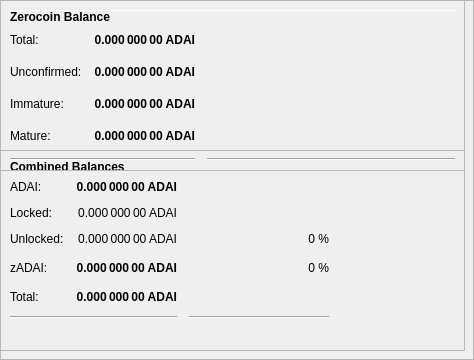
        <widget class="QFrame" name="frameObfuscation">
         <property name="minimumSize">
          <size>
           <width>0</width>
           <height>350</height>
          </size>
         </property>
         <property name="layoutDirection">
          <enum>Qt::LeftToRight</enum>
         </property>
         <property name="frameShape">
          <enum>QFrame::StyledPanel</enum>
         </property>
         <property name="frameShadow">
          <enum>QFrame::Raised</enum>
         </property>
         <widget class="QPushButton" name="runAutoDenom">
          <property name="geometry">
           <rect>
            <x>251</x>
            <y>17</y>
            <width>1</width>
            <height>1</height>
           </rect>
          </property>
          <property name="palette">
           <palette>
            <active>
             <colorrole role="WindowText">
              <brush brushstyle="SolidPattern">
               <color alpha="255">
                <red>0</red>
                <green>0</green>
                <blue>0</blue>
               </color>
              </brush>
             </colorrole>
             <colorrole role="Button">
              <brush brushstyle="SolidPattern">
               <color alpha="255">
                <red>239</red>
                <green>238</green>
                <blue>238</blue>
               </color>
              </brush>
             </colorrole>
             <colorrole role="Light">
              <brush brushstyle="SolidPattern">
               <color alpha="255">
                <red>255</red>
                <green>255</green>
                <blue>255</blue>
               </color>
              </brush>
             </colorrole>
             <colorrole role="Midlight">
              <brush brushstyle="SolidPattern">
               <color alpha="255">
                <red>247</red>
                <green>246</green>
                <blue>246</blue>
               </color>
              </brush>
             </colorrole>
             <colorrole role="Dark">
              <brush brushstyle="SolidPattern">
               <color alpha="255">
                <red>119</red>
                <green>119</green>
                <blue>119</blue>
               </color>
              </brush>
             </colorrole>
             <colorrole role="Mid">
              <brush brushstyle="SolidPattern">
               <color alpha="255">
                <red>159</red>
                <green>159</green>
                <blue>159</blue>
               </color>
              </brush>
             </colorrole>
             <colorrole role="Text">
              <brush brushstyle="SolidPattern">
               <color alpha="255">
                <red>0</red>
                <green>0</green>
                <blue>0</blue>
               </color>
              </brush>
             </colorrole>
             <colorrole role="BrightText">
              <brush brushstyle="SolidPattern">
               <color alpha="255">
                <red>255</red>
                <green>255</green>
                <blue>255</blue>
               </color>
              </brush>
             </colorrole>
             <colorrole role="ButtonText">
              <brush brushstyle="SolidPattern">
               <color alpha="255">
                <red>0</red>
                <green>0</green>
                <blue>0</blue>
               </color>
              </brush>
             </colorrole>
             <colorrole role="Base">
              <brush brushstyle="SolidPattern">
               <color alpha="255">
                <red>255</red>
                <green>255</green>
                <blue>255</blue>
               </color>
              </brush>
             </colorrole>
             <colorrole role="Window">
              <brush brushstyle="SolidPattern">
               <color alpha="255">
                <red>239</red>
                <green>238</green>
                <blue>238</blue>
               </color>
              </brush>
             </colorrole>
             <colorrole role="Shadow">
              <brush brushstyle="SolidPattern">
               <color alpha="255">
                <red>0</red>
                <green>0</green>
                <blue>0</blue>
               </color>
              </brush>
             </colorrole>
             <colorrole role="AlternateBase">
              <brush brushstyle="SolidPattern">
               <color alpha="255">
                <red>247</red>
                <green>246</green>
                <blue>246</blue>
               </color>
              </brush>
             </colorrole>
             <colorrole role="ToolTipBase">
              <brush brushstyle="SolidPattern">
               <color alpha="255">
                <red>255</red>
                <green>255</green>
                <blue>220</blue>
               </color>
              </brush>
             </colorrole>
             <colorrole role="ToolTipText">
              <brush brushstyle="SolidPattern">
               <color alpha="255">
                <red>0</red>
                <green>0</green>
                <blue>0</blue>
               </color>
              </brush>
             </colorrole>
            </active>
            <inactive>
             <colorrole role="WindowText">
              <brush brushstyle="SolidPattern">
               <color alpha="255">
                <red>0</red>
                <green>0</green>
                <blue>0</blue>
               </color>
              </brush>
             </colorrole>
             <colorrole role="Button">
              <brush brushstyle="SolidPattern">
               <color alpha="255">
                <red>239</red>
                <green>238</green>
                <blue>238</blue>
               </color>
              </brush>
             </colorrole>
             <colorrole role="Light">
              <brush brushstyle="SolidPattern">
               <color alpha="255">
                <red>255</red>
                <green>255</green>
                <blue>255</blue>
               </color>
              </brush>
             </colorrole>
             <colorrole role="Midlight">
              <brush brushstyle="SolidPattern">
               <color alpha="255">
                <red>247</red>
                <green>246</green>
                <blue>246</blue>
               </color>
              </brush>
             </colorrole>
             <colorrole role="Dark">
              <brush brushstyle="SolidPattern">
               <color alpha="255">
                <red>119</red>
                <green>119</green>
                <blue>119</blue>
               </color>
              </brush>
             </colorrole>
             <colorrole role="Mid">
              <brush brushstyle="SolidPattern">
               <color alpha="255">
                <red>159</red>
                <green>159</green>
                <blue>159</blue>
               </color>
              </brush>
             </colorrole>
             <colorrole role="Text">
              <brush brushstyle="SolidPattern">
               <color alpha="255">
                <red>0</red>
                <green>0</green>
                <blue>0</blue>
               </color>
              </brush>
             </colorrole>
             <colorrole role="BrightText">
              <brush brushstyle="SolidPattern">
               <color alpha="255">
                <red>255</red>
                <green>255</green>
                <blue>255</blue>
               </color>
              </brush>
             </colorrole>
             <colorrole role="ButtonText">
              <brush brushstyle="SolidPattern">
               <color alpha="255">
                <red>0</red>
                <green>0</green>
                <blue>0</blue>
               </color>
              </brush>
             </colorrole>
             <colorrole role="Base">
              <brush brushstyle="SolidPattern">
               <color alpha="255">
                <red>255</red>
                <green>255</green>
                <blue>255</blue>
               </color>
              </brush>
             </colorrole>
             <colorrole role="Window">
              <brush brushstyle="SolidPattern">
               <color alpha="255">
                <red>239</red>
                <green>238</green>
                <blue>238</blue>
               </color>
              </brush>
             </colorrole>
             <colorrole role="Shadow">
              <brush brushstyle="SolidPattern">
               <color alpha="255">
                <red>0</red>
                <green>0</green>
                <blue>0</blue>
               </color>
              </brush>
             </colorrole>
             <colorrole role="AlternateBase">
              <brush brushstyle="SolidPattern">
               <color alpha="255">
                <red>247</red>
                <green>246</green>
                <blue>246</blue>
               </color>
              </brush>
             </colorrole>
             <colorrole role="ToolTipBase">
              <brush brushstyle="SolidPattern">
               <color alpha="255">
                <red>255</red>
                <green>255</green>
                <blue>220</blue>
               </color>
              </brush>
             </colorrole>
             <colorrole role="ToolTipText">
              <brush brushstyle="SolidPattern">
               <color alpha="255">
                <red>0</red>
                <green>0</green>
                <blue>0</blue>
               </color>
              </brush>
             </colorrole>
            </inactive>
            <disabled>
             <colorrole role="WindowText">
              <brush brushstyle="SolidPattern">
               <color alpha="255">
                <red>119</red>
                <green>119</green>
                <blue>119</blue>
               </color>
              </brush>
             </colorrole>
             <colorrole role="Button">
              <brush brushstyle="SolidPattern">
               <color alpha="255">
                <red>239</red>
                <green>238</green>
                <blue>238</blue>
               </color>
              </brush>
             </colorrole>
             <colorrole role="Light">
              <brush brushstyle="SolidPattern">
               <color alpha="255">
                <red>255</red>
                <green>255</green>
                <blue>255</blue>
               </color>
              </brush>
             </colorrole>
             <colorrole role="Midlight">
              <brush brushstyle="SolidPattern">
               <color alpha="255">
                <red>247</red>
                <green>246</green>
                <blue>246</blue>
               </color>
              </brush>
             </colorrole>
             <colorrole role="Dark">
              <brush brushstyle="SolidPattern">
               <color alpha="255">
                <red>119</red>
                <green>119</green>
                <blue>119</blue>
               </color>
              </brush>
             </colorrole>
             <colorrole role="Mid">
              <brush brushstyle="SolidPattern">
               <color alpha="255">
                <red>159</red>
                <green>159</green>
                <blue>159</blue>
               </color>
              </brush>
             </colorrole>
             <colorrole role="Text">
              <brush brushstyle="SolidPattern">
               <color alpha="255">
                <red>119</red>
                <green>119</green>
                <blue>119</blue>
               </color>
              </brush>
             </colorrole>
             <colorrole role="BrightText">
              <brush brushstyle="SolidPattern">
               <color alpha="255">
                <red>255</red>
                <green>255</green>
                <blue>255</blue>
               </color>
              </brush>
             </colorrole>
             <colorrole role="ButtonText">
              <brush brushstyle="SolidPattern">
               <color alpha="255">
                <red>119</red>
                <green>119</green>
                <blue>119</blue>
               </color>
              </brush>
             </colorrole>
             <colorrole role="Base">
              <brush brushstyle="SolidPattern">
               <color alpha="255">
                <red>239</red>
                <green>238</green>
                <blue>238</blue>
               </color>
              </brush>
             </colorrole>
             <colorrole role="Window">
              <brush brushstyle="SolidPattern">
               <color alpha="255">
                <red>239</red>
                <green>238</green>
                <blue>238</blue>
               </color>
              </brush>
             </colorrole>
             <colorrole role="Shadow">
              <brush brushstyle="SolidPattern">
               <color alpha="255">
                <red>0</red>
                <green>0</green>
                <blue>0</blue>
               </color>
              </brush>
             </colorrole>
             <colorrole role="AlternateBase">
              <brush brushstyle="SolidPattern">
               <color alpha="255">
                <red>239</red>
                <green>238</green>
                <blue>238</blue>
               </color>
              </brush>
             </colorrole>
             <colorrole role="ToolTipBase">
              <brush brushstyle="SolidPattern">
               <color alpha="255">
                <red>255</red>
                <green>255</green>
                <blue>220</blue>
               </color>
              </brush>
             </colorrole>
             <colorrole role="ToolTipText">
              <brush brushstyle="SolidPattern">
               <color alpha="255">
                <red>0</red>
                <green>0</green>
                <blue>0</blue>
               </color>
              </brush>
             </colorrole>
            </disabled>
           </palette>
          </property>
          <property name="focusPolicy">
           <enum>Qt::NoFocus</enum>
          </property>
          <property name="autoFillBackground">
           <bool>true</bool>
          </property>
          <property name="text">
           <string/>
          </property>
          <property name="flat">
           <bool>true</bool>
          </property>
         </widget>
         <widget class="Line" name="line">
          <property name="geometry">
           <rect>
            <x>7</x>
            <y>10</y>
            <width>451</width>
            <height>1</height>
           </rect>
          </property>
          <property name="orientation">
           <enum>Qt::Horizontal</enum>
          </property>
         </widget>
         <widget class="QFrame" name="frame_3">
          <property name="geometry">
           <rect>
            <x>0</x>
            <y>150</y>
            <width>465</width>
            <height>201</height>
           </rect>
          </property>
          <property name="frameShape">
           <enum>QFrame::StyledPanel</enum>
          </property>
          <property name="frameShadow">
           <enum>QFrame::Raised</enum>
          </property>
          <layout class="QVBoxLayout" name="verticalLayout_5">
           <item>
            <layout class="QHBoxLayout" name="horizontalLayout_5" stretch="0">
             <item>
              <widget class="QLabel" name="label_5z">
               <property name="maximumSize">
                <size>
                 <width>16777215</width>
                 <height>20</height>
                </size>
               </property>
               <property name="font">
                <font>
                 <weight>75</weight>
                 <bold>true</bold>
                </font>
               </property>
               <property name="toolTip">
                <string>Combined Balances (including unconfirmed and immature coins)</string>
               </property>
               <property name="text">
                <string>&lt;html&gt;&lt;head/&gt;&lt;body&gt;&lt;p&gt;Combined Balances&lt;/p&gt;&lt;/body&gt;&lt;/html&gt;</string>
               </property>
              </widget>
             </item>
            </layout>
           </item>
           <item>
            <layout class="QGridLayout" name="gridLayout_3">
             <property name="spacing">
              <number>12</number>
             </property>
             <item row="7" column="0" colspan="2">
              <widget class="Line" name="lineSpendableBalance_3">
               <property name="orientation">
                <enum>Qt::Horizontal</enum>
               </property>
              </widget>
             </item>
             <item row="7" column="2">
              <widget class="Line" name="lineWatchBalance_3">
               <property name="sizePolicy">
                <sizepolicy hsizetype="Preferred" vsizetype="Fixed">
                 <horstretch>0</horstretch>
                 <verstretch>0</verstretch>
                </sizepolicy>
               </property>
               <property name="minimumSize">
                <size>
                 <width>140</width>
                 <height>0</height>
                </size>
               </property>
               <property name="orientation">
                <enum>Qt::Horizontal</enum>
               </property>
              </widget>
             </item>
             <item row="4" column="1">
              <widget class="QLabel" name="labelzBalancez">
               <property name="font">
                <font>
                 <weight>75</weight>
                 <bold>true</bold>
                </font>
               </property>
               <property name="cursor">
                <cursorShape>IBeamCursor</cursorShape>
               </property>
               <property name="toolTip">
                <string>Total of transactions that have yet to be confirmed, and do not yet count toward the spendable balance</string>
               </property>
               <property name="text">
                <string notr="true">0.000 000 00 ADAI</string>
               </property>
               <property name="alignment">
                <set>Qt::AlignRight|Qt::AlignTrailing|Qt::AlignVCenter</set>
               </property>
               <property name="textInteractionFlags">
                <set>Qt::LinksAccessibleByMouse|Qt::TextSelectableByKeyboard|Qt::TextSelectableByMouse</set>
               </property>
              </widget>
             </item>
             <item row="6" column="1">
              <widget class="QLabel" name="labelTotalz">
               <property name="font">
                <font>
                 <weight>75</weight>
                 <bold>true</bold>
                </font>
               </property>
               <property name="cursor">
                <cursorShape>IBeamCursor</cursorShape>
               </property>
               <property name="toolTip">
                <string>Total Balance, including unconfirmed and immature coins.</string>
               </property>
               <property name="text">
                <string notr="true">0.000 000 00 ADAI</string>
               </property>
               <property name="alignment">
                <set>Qt::AlignRight|Qt::AlignTrailing|Qt::AlignVCenter</set>
               </property>
               <property name="textInteractionFlags">
                <set>Qt::LinksAccessibleByMouse|Qt::TextSelectableByKeyboard|Qt::TextSelectableByMouse</set>
               </property>
              </widget>
             </item>
             <item row="4" column="3">
              <spacer name="horizontalSpacer_6">
               <property name="orientation">
                <enum>Qt::Horizontal</enum>
               </property>
               <property name="sizeHint" stdset="0">
                <size>
                 <width>40</width>
                 <height>20</height>
                </size>
               </property>
              </spacer>
             </item>
             <item row="6" column="0">
              <widget class="QLabel" name="labelTotalTextz">
               <property name="text">
                <string>Total:</string>
               </property>
              </widget>
             </item>
             <item row="1" column="0">
              <widget class="QLabel" name="labelBalanceTextz">
               <property name="text">
                <string>ADAI:</string>
               </property>
              </widget>
             </item>
             <item row="1" column="1">
              <widget class="QLabel" name="labelBalancez">
               <property name="font">
                <font>
                 <weight>75</weight>
                 <bold>true</bold>
                </font>
               </property>
               <property name="cursor">
                <cursorShape>IBeamCursor</cursorShape>
               </property>
               <property name="toolTip">
                <string>Your current spendable balance</string>
               </property>
               <property name="text">
                <string notr="true">0.000 000 00 ADAI</string>
               </property>
               <property name="alignment">
                <set>Qt::AlignRight|Qt::AlignTrailing|Qt::AlignVCenter</set>
               </property>
               <property name="textInteractionFlags">
                <set>Qt::LinksAccessibleByMouse|Qt::TextSelectableByKeyboard|Qt::TextSelectableByMouse</set>
               </property>
              </widget>
             </item>
             <item row="4" column="0">
              <widget class="QLabel" name="labelzBalanceTextz">
               <property name="toolTip">
                <string/>
               </property>
               <property name="text">
                <string>zADAI:</string>
               </property>
              </widget>
             </item>
             <item row="4" column="2">
              <widget class="QLabel" name="labelzADAIPercent">
               <property name="toolTip">
                <string>Current percentage of zADAI.
If AutoMint is enabled this percentage will settle around the configured AutoMint percentage (default = 10%)</string>
               </property>
               <property name="text">
                <string>0 %</string>
               </property>
               <property name="alignment">
                <set>Qt::AlignRight|Qt::AlignTrailing|Qt::AlignVCenter</set>
               </property>
              </widget>
             </item>
             <item row="6" column="2">
              <widget class="QLabel" name="label100Percent">
               <property name="text">
                <string/>
               </property>
               <property name="alignment">
                <set>Qt::AlignRight|Qt::AlignTrailing|Qt::AlignVCenter</set>
               </property>
              </widget>
             </item>
             <item row="2" column="1">
              <widget class="QLabel" name="labelLockedBalance">
               <property name="toolTip">
                <string>Locked ADAI or Masternode collaterals. These are excluded from zADAI minting.</string>
               </property>
               <property name="text">
                <string>0.000 000 00 ADAI</string>
               </property>
               <property name="alignment">
                <set>Qt::AlignRight|Qt::AlignTrailing|Qt::AlignVCenter</set>
               </property>
              </widget>
             </item>
             <item row="2" column="0">
              <widget class="QLabel" name="labelLockedBalanceText">
               <property name="toolTip">
                <string>Locked ADAI or Masternode collaterals. These are excluded from zADAI minting.</string>
               </property>
               <property name="text">
                <string>Locked:</string>
               </property>
              </widget>
             </item>
             <item row="3" column="0">
              <widget class="QLabel" name="labelUnLockedBalanceText">
               <property name="toolTip">
                <string>Unlocked ADAIs. These can be used for zADAI minting.</string>
               </property>
               <property name="text">
                <string>Unlocked:</string>
               </property>
              </widget>
             </item>
             <item row="3" column="1">
              <widget class="QLabel" name="labelUnLockedBalance">
               <property name="toolTip">
                <string>Unlocked ADAIs. These can be used for zADAI minting.</string>
               </property>
               <property name="text">
                <string>0.000 000 00 ADAI</string>
               </property>
               <property name="alignment">
                <set>Qt::AlignRight|Qt::AlignTrailing|Qt::AlignVCenter</set>
               </property>
              </widget>
             </item>
             <item row="3" column="2">
              <widget class="QLabel" name="labelADAIPercent">
               <property name="text">
                <string>0 %</string>
               </property>
               <property name="alignment">
                <set>Qt::AlignRight|Qt::AlignTrailing|Qt::AlignVCenter</set>
               </property>
              </widget>
             </item>
            </layout>
           </item>
           <item>
            <spacer name="verticalSpacer">
             <property name="orientation">
              <enum>Qt::Vertical</enum>
             </property>
             <property name="sizeHint" stdset="0">
              <size>
               <width>20</width>
               <height>40</height>
              </size>
             </property>
            </spacer>
           </item>
          </layout>
         </widget>
         <widget class="QFrame" name="frame_4">
          <property name="geometry">
           <rect>
            <x>0</x>
            <y>0</y>
            <width>465</width>
            <height>171</height>
           </rect>
          </property>
          <property name="frameShape">
           <enum>QFrame::StyledPanel</enum>
          </property>
          <property name="frameShadow">
           <enum>QFrame::Raised</enum>
          </property>
          <layout class="QVBoxLayout" name="verticalLayout_7">
           <item>
            <layout class="QHBoxLayout" name="horizontalLayout_8" stretch="0">
             <item>
              <widget class="QLabel" name="label_5z_3">
               <property name="maximumSize">
                <size>
                 <width>16777215</width>
                 <height>20</height>
                </size>
               </property>
               <property name="font">
                <font>
                 <weight>75</weight>
                 <bold>true</bold>
                </font>
               </property>
               <property name="text">
                <string>Zerocoin Balance</string>
               </property>
              </widget>
             </item>
            </layout>
           </item>
           <item>
            <layout class="QGridLayout" name="gridLayout_5">
             <property name="spacing">
              <number>12</number>
             </property>
             <item row="4" column="0">
              <widget class="QLabel" name="labelzBalanceMatureText">
               <property name="toolTip">
                <string>Mature: more than 20 confirmation and more than 3 mints of the same denomination after it was minted.
These zADAI are spendable.</string>
               </property>
               <property name="text">
                <string>Mature:</string>
               </property>
              </widget>
             </item>
             <item row="5" column="0" colspan="2">
              <widget class="Line" name="lineSpendableBalance_5">
               <property name="orientation">
                <enum>Qt::Horizontal</enum>
               </property>
              </widget>
             </item>
             <item row="1" column="1">
              <widget class="QLabel" name="labelzBalance">
               <property name="font">
                <font>
                 <weight>75</weight>
                 <bold>true</bold>
                </font>
               </property>
               <property name="cursor">
                <cursorShape>IBeamCursor</cursorShape>
               </property>
               <property name="toolTip">
                <string>All available zADAI, unconfirmed and immature zADAI included.</string>
               </property>
               <property name="text">
                <string notr="true">0.000 000 00 ADAI</string>
               </property>
               <property name="alignment">
                <set>Qt::AlignRight|Qt::AlignTrailing|Qt::AlignVCenter</set>
               </property>
               <property name="textInteractionFlags">
                <set>Qt::LinksAccessibleByMouse|Qt::TextSelectableByKeyboard|Qt::TextSelectableByMouse</set>
               </property>
              </widget>
             </item>
             <item row="5" column="2">
              <widget class="Line" name="lineWatchBalance_5">
               <property name="sizePolicy">
                <sizepolicy hsizetype="Preferred" vsizetype="Fixed">
                 <horstretch>0</horstretch>
                 <verstretch>0</verstretch>
                </sizepolicy>
               </property>
               <property name="minimumSize">
                <size>
                 <width>140</width>
                 <height>0</height>
                </size>
               </property>
               <property name="orientation">
                <enum>Qt::Horizontal</enum>
               </property>
              </widget>
             </item>
             <item row="1" column="0">
              <widget class="QLabel" name="labelzBalanceText">
               <property name="toolTip">
                <string>All available zADAI, unconfirmed and immature zADAI included.</string>
               </property>
               <property name="text">
                <string>Total:</string>
               </property>
              </widget>
             </item>
             <item row="1" column="2">
              <spacer name="horizontalSpacer_8">
               <property name="orientation">
                <enum>Qt::Horizontal</enum>
               </property>
               <property name="sizeHint" stdset="0">
                <size>
                 <width>40</width>
                 <height>20</height>
                </size>
               </property>
              </spacer>
             </item>
             <item row="4" column="2">
              <spacer name="horizontalSpacer_4">
               <property name="orientation">
                <enum>Qt::Horizontal</enum>
               </property>
               <property name="sizeHint" stdset="0">
                <size>
                 <width>40</width>
                 <height>20</height>
                </size>
               </property>
              </spacer>
             </item>
             <item row="4" column="1">
              <widget class="QLabel" name="labelzBalanceMature">
               <property name="font">
                <font>
                 <weight>75</weight>
                 <bold>true</bold>
                </font>
               </property>
               <property name="toolTip">
                <string>Mature: more than 20 confirmation and more than 3 mints of the same denomination after it was minted.
These zADAI are spendable.</string>
               </property>
               <property name="text">
                <string>0.000 000 00 ADAI</string>
               </property>
               <property name="alignment">
                <set>Qt::AlignRight|Qt::AlignTrailing|Qt::AlignVCenter</set>
               </property>
              </widget>
             </item>
             <item row="2" column="0">
              <widget class="QLabel" name="labelzBalanceUnconfirmedText">
               <property name="toolTip">
                <string>Unconfirmed: less than 20 confirmations
Immature: confirmed, but less than 3 mints of the same denomination after it was minted</string>
               </property>
               <property name="text">
                <string>Unconfirmed:</string>
               </property>
              </widget>
             </item>
             <item row="2" column="1">
              <widget class="QLabel" name="labelzBalanceUnconfirmed">
               <property name="font">
                <font>
                 <weight>75</weight>
                 <bold>true</bold>
                </font>
               </property>
               <property name="toolTip">
                <string>Unconfirmed: less than 20 confirmations
Immature: confirmed, but less than 3 mints of the same denomination after it was minted</string>
               </property>
               <property name="text">
                <string>0.000 000 00 ADAI</string>
               </property>
               <property name="alignment">
                <set>Qt::AlignRight|Qt::AlignTrailing|Qt::AlignVCenter</set>
               </property>
              </widget>
             </item>
             <item row="2" column="2">
              <spacer name="horizontalSpacer_5">
               <property name="orientation">
                <enum>Qt::Horizontal</enum>
               </property>
               <property name="sizeHint" stdset="0">
                <size>
                 <width>40</width>
                 <height>20</height>
                </size>
               </property>
              </spacer>
             </item>
             <item row="3" column="0">
              <widget class="QLabel" name="labelzBalanceImmatureText">
               <property name="toolTip">
                <string>Unconfirmed: less than 20 confirmations
Immature: confirmed, but less than 3 mints of the same denomination after it was minted</string>
               </property>
               <property name="text">
                <string>Immature:</string>
               </property>
              </widget>
             </item>
             <item row="3" column="1">
              <widget class="QLabel" name="labelzBalanceImmature">
               <property name="font">
                <font>
                 <weight>75</weight>
                 <bold>true</bold>
                </font>
               </property>
               <property name="toolTip">
                <string>Unconfirmed: less than 20 confirmations
Immature: confirmed, but less than 3 mints of the same denomination after it was minted</string>
               </property>
               <property name="text">
                <string>0.000 000 00 ADAI</string>
               </property>
               <property name="alignment">
                <set>Qt::AlignRight|Qt::AlignTrailing|Qt::AlignVCenter</set>
               </property>
              </widget>
             </item>
             <item row="3" column="2">
              <spacer name="horizontalSpacer_7">
               <property name="orientation">
                <enum>Qt::Horizontal</enum>
               </property>
               <property name="sizeHint" stdset="0">
                <size>
                 <width>40</width>
                 <height>20</height>
                </size>
               </property>
              </spacer>
             </item>
            </layout>
           </item>
          </layout>
         </widget>
        </widget>
